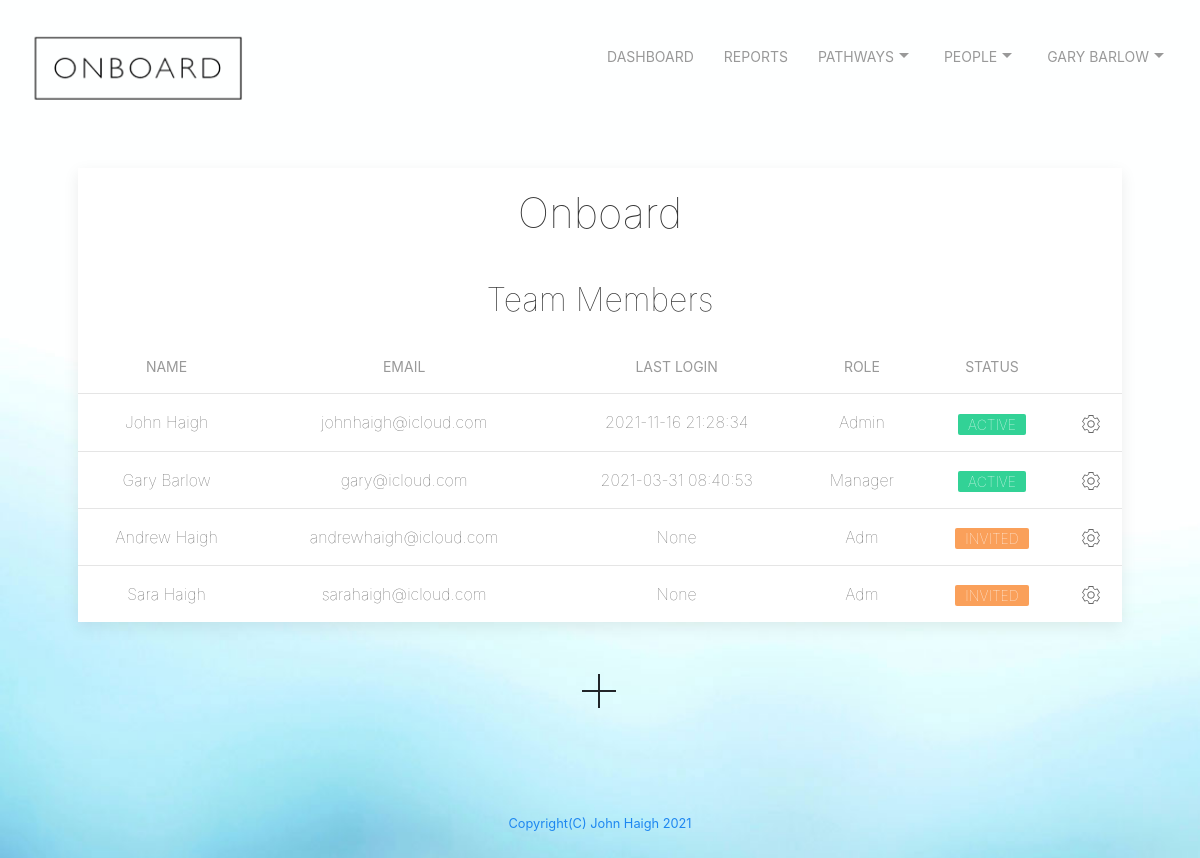
The page /viewteam (signed in) on the database its author committed.
### tables this page shows
CREATE TABLE users ('id' integer PRIMARY KEY NOT NULL, 'email' text NOT NULL, 'firstname' text NOT NULL,'lastname' text NOT NULL, 'password' text NOT NULL, 'company' text NOT NULL, 'jobrole' text NOT NULL,'companymail' text NOT NULL, 'confirmed' text, 'lastlogin' text, 'adminlevel' int, 'status' text, 'region' text, 'averagescore' int, 'averagebusiness' int, 'averagebusinesstarget' int, 'averageprogressnumber' int);

### app.py (the view, shortened to what this page needs)
@app.route("/viewteam", methods=["GET", "POST"])
@login_required
def viewteam():
    if request.method == "GET":
        db = SQL("sqlite:///onboard.db")
        info = db.execute("SELECT * FROM users WHERE id = ?", session["user_id"])
        username = info[0]['email']
        firstname = info[0]['firstname']
        lastname = info[0]['lastname']
        company = info[0]['company']
        companymail = info[0]['companymail']
        fullname = firstname + ' ' + lastname
        teammembers = db.execute("SELECT * FROM users WHERE company = ? AND companymail = ? ORDER BY confirmed", company, companymail)
        print(teammembers)
        return render_template("viewteam.html", teammembers = teammembers, FullName = fullname, company = company)

### app.py (called while the page is built)
@app.after_request
def after_request(response):
    response.headers["Cache-Control"] = "no-cache, no-store, must-revalidate"
    response.headers["Expires"] = 0
    response.headers["Pragma"] = "no-cache"
    return response

def login_required(f):
    @wraps(f)
    def decorated_function(*args, **kwargs):
        if session.get("user_id") is None:
            return redirect("/login")
        return f(*args, **kwargs)
    return decorated_function

### templates/viewteam.html (shortened to what this page needs)
{% extends "layout.html" %}
{% block main %}
<div class="uk-card uk-card-default uk-card-small">
  <div class="uk-text-center uk-card-body">
    <h1 class="uk-text uk-text-lighter">{{teammembers[0]['company']}}</h1>
    <h2 class="uk-text uk-text-lighter">Team Members</h2>
  </div>
<form method="POST">
    <table class="uk-table uk-table-middle uk-table-divider uk-text uk-text-lighter">
      <thead>
        <th style="text-align: center; vertical-align: middle;">Name</th>
        <th style="text-align: center; vertical-align: middle;">Email</th>
        <th style="text-align: center; vertical-align: middle;">Last Login</th>
        <th style="text-align: center; vertical-align: middle;">Role</th>
        <th style="text-align: center; vertical-align: middle;">Status</th>
        <th style="text-align: center; vertical-align: middle;"></th>
      </thead>
      {% for teammembers in teammembers %}
      <tr>
        <td style="text-align: center; vertical-align: middle;">{{teammembers['firstname']}} {{teammembers['lastname']}}</td>
        <td style="text-align: center; vertical-align: middle;">{{teammembers['email']}}</td>
        <td style="text-align: center; vertical-align: middle;">{{teammembers['lastlogin']}}</td>
        <td style="text-align: center; vertical-align: middle;">{{teammembers['adminlevel']}}</td>
        {% if teammembers['status'] == 'invited' %}
          <td style="text-align: center; vertical-align: middle;"><span class="uk-label uk-label-warning">{{teammembers['status']}}</span></td>
        {% endif %}
        {% if teammembers['status'] == 'active' %}
          <td style="text-align: center; vertical-align: middle;"><span class="uk-label uk-label-success">{{teammembers['status']}}</span></td>
        {% endif %}
        <td style="text-align: center; vertical-align: middle;"><a href="/viewteammember?email={{teammembers['email']}}" uk-icon="icon: cog"></a></td>
      </tr>
      {% endfor %}
    </table>
</form>
</div>
  <div id="center">
    <a onclick="invite()" uk-icon="icon: plus; ratio: 2"></a>
  </div>
{% endblock %}

### static/styles.css (style rules this page uses)
#center { margin-left: auto; margin-right: auto; text-align: center; padding: 30px; }
body { border-color: coral; }
body { background-image: url("images/onboard_homepage_background_1400x933px.jpg"); background-repeat: repeat; background-size: cover; background-color: #464646; height: 200vh; }

### rows shown on the page
users: company "Onboard", firstname "John", lastname "Haigh", email "johnhaigh@icloud.com", lastlogin "2021-11-16 21:28:34", adminlevel "Admin", status "ACTIVE"
users: firstname "Gary", lastname "Barlow", email "gary@icloud.com", lastlogin "2021-03-31 08:40:53", adminlevel "Manager", status "ACTIVE"
users: firstname "Andrew", lastname "Haigh", email "andrewhaigh@icloud.com", lastlogin "None", adminlevel "Adm", status "INVITED"
users: firstname "Sara", lastname "Haigh", email "sarahaigh@icloud.com", lastlogin "None", adminlevel "Adm", status "INVITED"

### other values the page prints
{{ FullName }} "GARY BARLOW"
